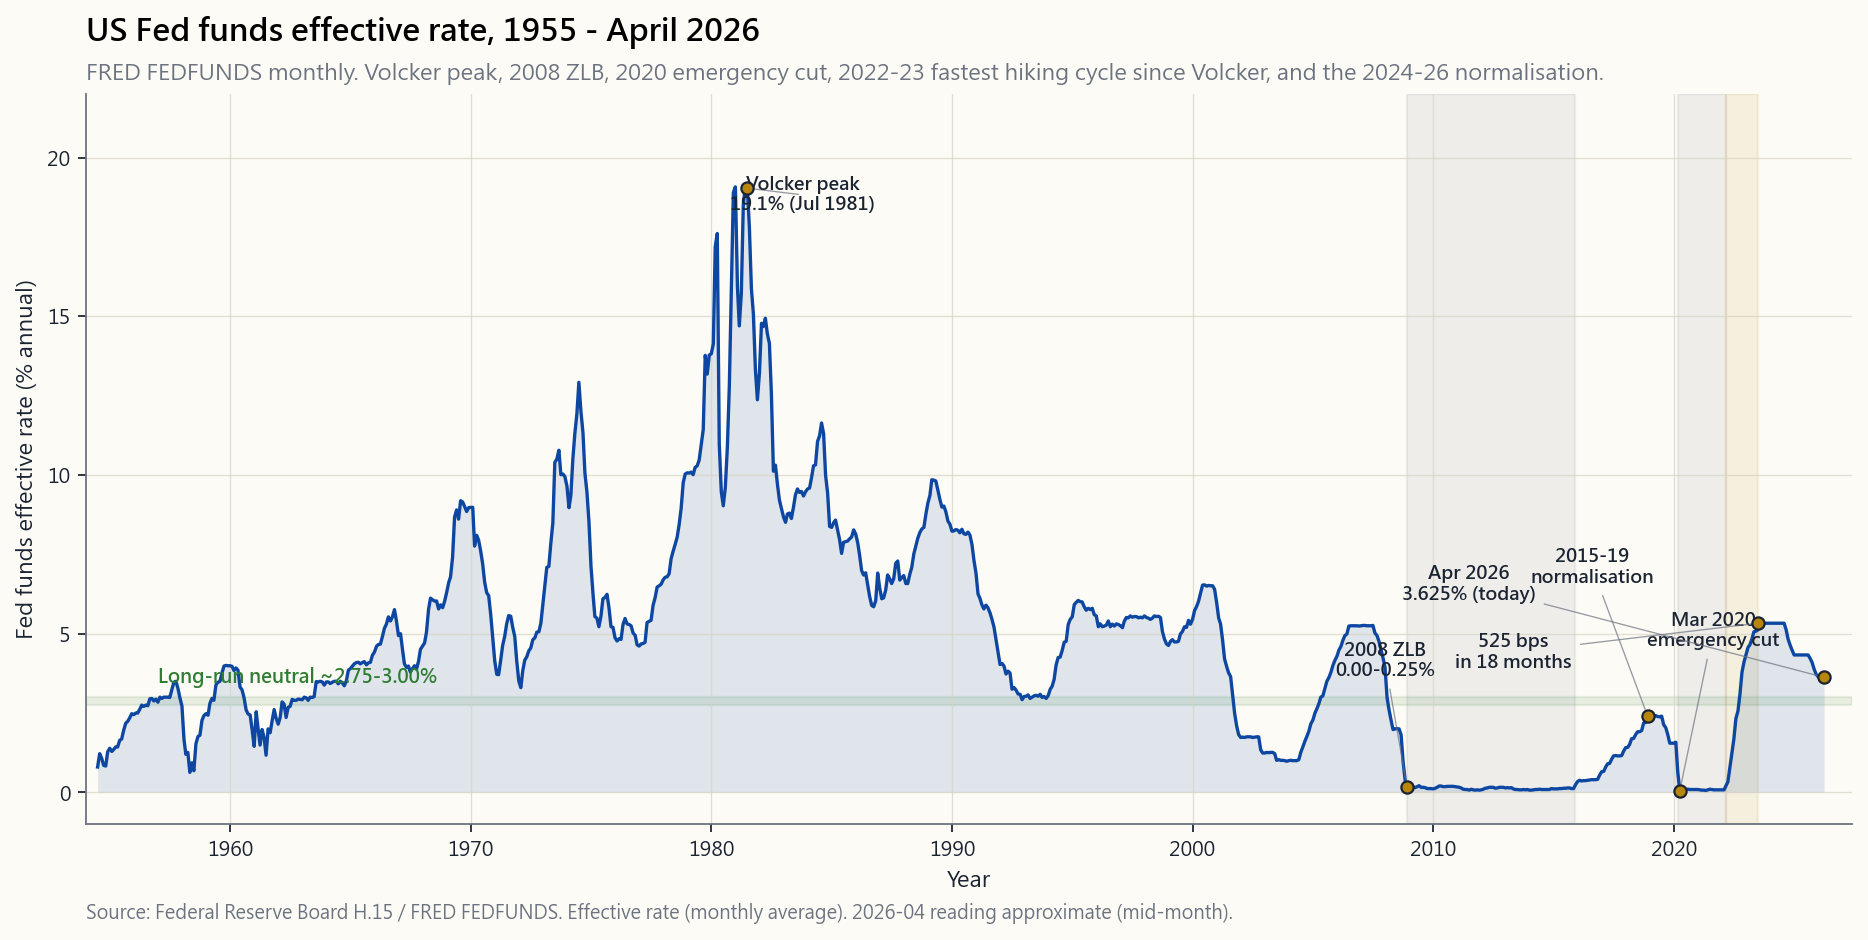

Source code (Python):
"""Side 17, sec 1 -- US Fed funds effective rate, 1955 to April 2026.

FRED FEDFUNDS monthly. Annotates Volcker peak (Jul 1981, 19.10%),
the 2008 zero-bound, the 2015-19 normalisation, the Mar 2020 emergency
cut to 0.05%, the 2022-23 hiking cycle (525 bps in 18 months), and the
April 2026 setting around 3.6%.

Run:
    uv run python course/image/side17_ffr_history.py
"""

from __future__ import annotations

import sys
from pathlib import Path

import matplotlib.pyplot as plt
import pandas as pd

sys.path.insert(0, str(Path(__file__).resolve().parents[1]))

from scripts.chart_helpers import (  # noqa: E402
    PALETTE_LIGHT,
    apply_cjk_font,
    render_for_all_locales,
    style_axes,
)
from scripts.market_data import fred_series  # noqa: E402

apply_cjk_font()
OUT_DIR = Path(__file__).parent
BASE = "side17_ffr_history"


# Embedded fallback monthly snapshots (year-month, FFR%). Used only if
# FRED is unreachable. Quarter-end-ish samples are enough to render the
# right shape.
_FALLBACK = {
    "1955-07": 1.68, "1957-01": 2.84, "1958-01": 2.72, "1960-01": 3.99,
    "1962-01": 2.15, "1965-01": 3.90, "1968-01": 4.61, "1970-01": 8.98,
    "1971-07": 5.31, "1973-07": 10.40, "1974-07": 12.92, "1975-01": 7.13,
    "1977-01": 4.61, "1979-01": 10.07, "1980-04": 17.61,
    "1981-07": 19.04, "1982-01": 13.22, "1983-01": 8.68, "1985-01": 8.35,
    "1987-10": 7.29, "1989-01": 9.12, "1990-01": 8.23, "1992-09": 3.22,
    "1994-01": 3.05, "1995-07": 5.74, "1998-01": 5.56, "2000-05": 6.27,
    "2001-01": 5.98, "2003-06": 1.00, "2004-06": 1.03, "2006-06": 4.99,
    "2007-09": 4.94, "2008-09": 1.81, "2008-12": 0.16, "2010-01": 0.11,
    "2012-01": 0.08, "2014-01": 0.07, "2015-12": 0.24, "2017-01": 0.65,
    "2018-12": 2.40, "2019-07": 2.40, "2019-12": 1.55, "2020-03": 0.65,
    "2020-04": 0.05, "2021-01": 0.09, "2022-03": 0.20, "2022-09": 2.56,
    "2023-07": 5.12, "2023-12": 5.33, "2024-09": 5.13, "2024-12": 4.48,
    "2025-06": 3.88, "2026-04": 3.625,
}


# Annotations: (date, level, en, hk, tw, cn, dx, dy)
EVENTS = [
    ("1981-07-01", 19.04,
        "Volcker peak\n19.1% (Jul 1981)",
        "沃爾克峰\n19.1%(1981-07)",
        "沃克峰\n19.1%(1981-07)",
        "沃尔克峰\n19.1%(1981-07)",
        25, -10),
    ("2008-12-01", 0.16,
        "2008 ZLB\n0.00-0.25%",
        "2008 零利率\n0.00-0.25%",
        "2008 零利率\n0.00-0.25%",
        "2008 零利率\n0.00-0.25%",
        -10, 50),
    ("2018-12-01", 2.40,
        "2015-19\nnormalisation",
        "2015-19\n正常化",
        "2015-19\n正常化",
        "2015-19\n正常化",
        -25, 60),
    ("2020-04-01", 0.05,
        "Mar 2020\nemergency cut",
        "2020-03\n緊急減息",
        "2020-03\n緊急降息",
        "2020-03\n紧急降息",
        15, 65),
    ("2023-07-01", 5.33,
        "525 bps\nin 18 months",
        "18 個月\n加 525 bp",
        "18 個月\n升 525 bp",
        "18 个月\n加 525 bp",
        -110, -20),
    ("2026-04-01", 3.625,
        "Apr 2026\n3.625% (today)",
        "2026-04\n3.625%(當前)",
        "2026-04\n3.625%(當前)",
        "2026-04\n3.625%(当前)",
        -160, 35),
]


LANG_STRINGS = {
    "en": {
        "title":    "US Fed funds effective rate, 1955 - April 2026",
        "subtitle": "FRED FEDFUNDS monthly. Volcker peak, 2008 ZLB, 2020 emergency cut, 2022-23 fastest hiking cycle since Volcker, and the 2024-26 normalisation.",
        "xlabel":   "Year",
        "ylabel":   "Fed funds effective rate (% annual)",
        "neutral":  "Long-run neutral ~2.75-3.00%",
        "footer":   "Source: Federal Reserve Board H.15 / FRED FEDFUNDS. Effective rate (monthly average). 2026-04 reading approximate (mid-month).",
    },
    "hk": {
        "title":    "美國聯邦基金有效利率,1955 - 2026 年 4 月",
        "subtitle": "FRED FEDFUNDS 月度。沃爾克峰、2008 零利率下限、2020 緊急減息、2022-23 沃爾克後最快加息周期、以及 2024-26 正常化。",
        "xlabel":   "年份",
        "ylabel":   "聯邦基金有效利率(年化 %)",
        "neutral":  "長期中性利率 ~2.75-3.00%",
        "footer":   "資料來源:美國聯儲局 H.15 / FRED FEDFUNDS。月度平均有效利率。2026-04 為月中估值。",
    },
    "tw": {
        "title":    "美國聯邦資金有效利率,1955 - 2026 年 4 月",
        "subtitle": "FRED FEDFUNDS 月度資料。沃克峰、2008 零利率下限、2020 緊急降息、2022-23 沃克後最快升息循環,以及 2024-26 正常化。",
        "xlabel":   "年份",
        "ylabel":   "聯邦資金有效利率(年化 %)",
        "neutral":  "長期中性利率 ~2.75-3.00%",
        "footer":   "資料來源:美國聯準會 H.15 / FRED FEDFUNDS。月度平均有效利率。2026-04 為月中估值。",
    },
    "cn": {
        "title":    "美国联邦基金有效利率,1955 - 2026 年 4 月",
        "subtitle": "FRED FEDFUNDS 月度。沃尔克峰、2008 零利率下限、2020 紧急降息、2022-23 沃尔克之后最快加息周期,以及 2024-26 正常化。",
        "xlabel":   "年份",
        "ylabel":   "联邦基金有效利率(年化 %)",
        "neutral":  "长期中性利率 ~2.75-3.00%",
        "footer":   "数据来源:美国联储 H.15 / FRED FEDFUNDS。月度平均有效利率。2026-04 为月中估值。",
    },
}


def _load_ffr() -> pd.Series:
    try:
        df = fred_series("FEDFUNDS", start="1954-07-01")
        s = df.iloc[:, 0].dropna().astype(float)
        s.index = pd.to_datetime(s.index)
        s = s[s.index <= "2026-04-30"]
        if s.empty or s.iloc[-1] != s.iloc[-1]:
            raise RuntimeError("empty FRED FEDFUNDS")
        # ensure we have a 2026-04 reading; if not, append known snapshot.
        if s.index.max() < pd.Timestamp("2026-04-01"):
            s = pd.concat([s, pd.Series([3.625],
                          index=[pd.Timestamp("2026-04-01")])])
        return s.sort_index()
    except Exception as e:
        print(f"FRED FEDFUNDS unavailable ({e}); using embedded fallback")
        idx = pd.to_datetime([k + "-15" for k in _FALLBACK.keys()])
        return pd.Series(list(_FALLBACK.values()), index=idx).sort_index()


def build_fig(s):
    p = PALETTE_LIGHT
    ffr = _load_ffr()

    fig, ax = plt.subplots(figsize=(12.0, 6.4), dpi=150)
    style_axes(ax, p)

    # Shaded ZLB era
    ax.axvspan(pd.Timestamp("2008-12-01"), pd.Timestamp("2015-12-01"),
               color=p["muted"], alpha=0.10)
    ax.axvspan(pd.Timestamp("2020-03-01"), pd.Timestamp("2022-03-01"),
               color=p["muted"], alpha=0.10)

    # Hiking cycle 2022-23 in accent
    ax.axvspan(pd.Timestamp("2022-03-01"), pd.Timestamp("2023-07-01"),
               color=p["accent"], alpha=0.10)

    # Main line + light fill below
    ax.fill_between(ffr.index, ffr.values, 0,
                    color=p["blue"], alpha=0.12, linewidth=0)
    ax.plot(ffr.index, ffr.values, color=p["blue"], linewidth=1.5)

    # Long-run neutral band 2.75-3.00%
    ax.axhspan(2.75, 3.00, color=p["green"], alpha=0.10)
    ax.text(pd.Timestamp("1957-01-01"), 3.45, s["neutral"],
            color=p["green"], fontsize=8.6, fontweight="bold")

    # Annotations per locale.
    lang_idx = {"en": 2, "hk": 3, "tw": 4, "cn": 5}
    li = lang_idx.get(s.get("_lang", "en"), 2)
    for ev in EVENTS:
        date = pd.to_datetime(ev[0])
        level = ev[1]
        label = ev[li]
        dx, dy = ev[6], ev[7]
        ax.plot([date], [level], "o", color=p["fg"],
                markersize=5.5, markerfacecolor=p["accent"], zorder=5)
        ax.annotate(
            label, xy=(date, level),
            xytext=(dx, dy), textcoords="offset points",
            ha="center", fontsize=8.3, color=p["fg"], fontweight="bold",
            arrowprops=dict(arrowstyle="-", color=p["muted"],
                            linewidth=0.6, alpha=0.7),
        )

    ax.set_xlabel(s["xlabel"])
    ax.set_ylabel(s["ylabel"])
    ax.set_ylim(-1, 22)
    ax.set_xlim(pd.Timestamp("1954-01-01"), pd.Timestamp("2027-06-01"))
    ax.set_title(s["title"], fontsize=14, fontweight="bold",
                 loc="left", pad=24)
    ax.text(0, 1.02, s["subtitle"], transform=ax.transAxes,
            fontsize=10, color=p["muted"])
    ax.text(0, -0.13, s["footer"], transform=ax.transAxes,
            fontsize=8.4, color=p["muted"])

    fig.tight_layout(rect=[0, 0.02, 1, 0.96])
    return fig


def build_fig_with_lang(lang_key):
    def _build(strings):
        strings = dict(strings)
        strings["_lang"] = lang_key
        return build_fig(strings)
    return _build


if __name__ == "__main__":
    apply_cjk_font()
    paths = []
    for lang in ("en", "hk", "tw", "cn"):
        from scripts.chart_helpers import save_localized_png  # noqa: E402
        fig = build_fig_with_lang(lang)(LANG_STRINGS[lang])
        paths.append(save_localized_png(fig, BASE, lang, OUT_DIR, dpi=160))
        plt.close(fig)
    for pth in paths:
        print(f"wrote {pth}")
